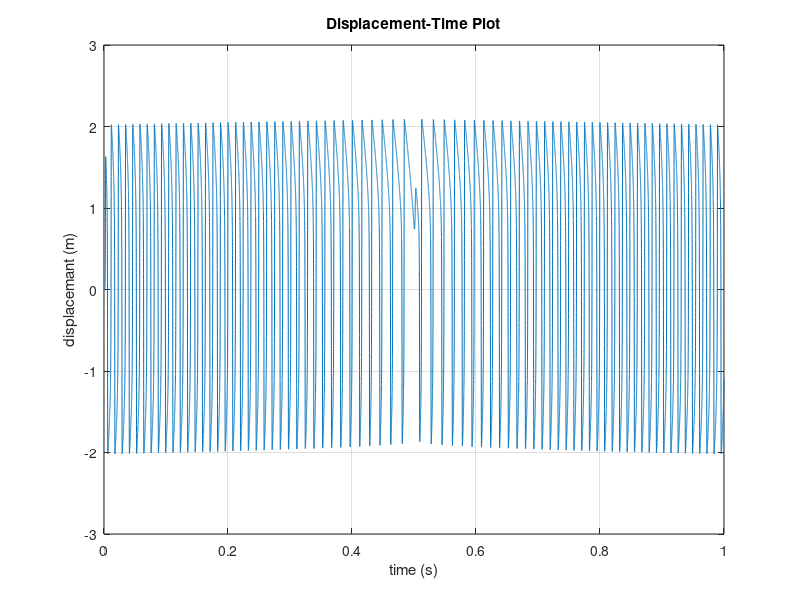
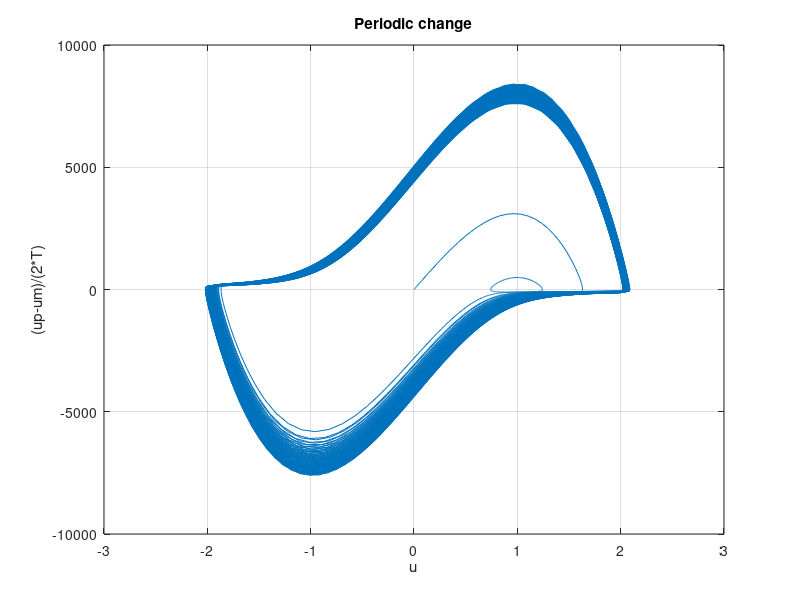

MATLAB code to generate these figures, in order:
% Van der Pol Oscillator Force

clear;

fs = 44100; % sample rate (Hz)
T = 1/fs; % time period (s)
dur = 1; % duration of signal (s)
Ns = floor(dur*fs); % number of samples
t = (0:Ns-1)*T; % time vector

beta = 50;
k = 1e4;
m = 0.01;

F = 1e4*triang(Ns);

um = 0; % x(n-1)
u = 0; % x(n)
up = 0; % x(n+1)

out = zeros(1,Ns); % output vector
out2 = zeros(1,Ns);

for n=1:Ns
    
    A = 2*u*(4-(T^2)*k/m) - um*(4+2*T*beta/m+(T^2)*k/m) + 2*T*beta*(u^2)*um/m + 4*(T^2)*F(n)/m;
    B = 4 - 2*T*beta*(1-(u^2))/m + (T^2)*k/m;
    up = A/B;
    
    out(n) = u;
    out2(n) = (up-um)/(2*T);
    
    um = u;
    u = up;
    
end

soundsc(out,fs);

% displacement-time plot
figure(1);
clf;
plot(t,out);
xlabel('time (s)');
ylabel('displacemant (m)');
title('Displacement-Time Plot');
grid;

% Periodic change
figure(2);
clf;
plot(out,out2);
xlabel('u');
ylabel('(up-um)/(2*T)');
title('Periodic change');
grid;